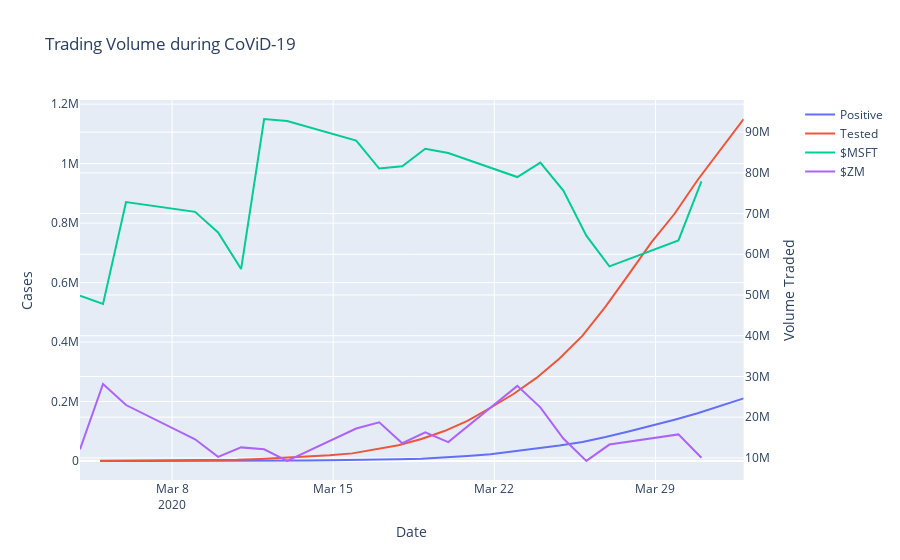

The code cell stored with this chart in its notebook:
### Code cell
fig = make_subplots(specs=[[{"secondary_y": True}]])

# Positive COVID-19 cases
fig.add_trace(go.Scatter(x=df_states_daily['dateChecked'], y=df_states_daily['positive'],
                    mode='lines',
                    name='Positive'),
             secondary_y=False)

# Total tested cases
fig.add_trace(go.Scatter(x=df_states_daily['dateChecked'], y=df_states_daily['totalTestResults'],
                    mode='lines',
                    name='Tested'),
             secondary_y=False,)

# MSFT Volumne
fig.add_trace(go.Scatter(x=df_msft.index, y=df_msft['Volume'],
                    mode='lines',
                    name='$MSFT'),
             secondary_y=True,)

# ZM Volumne
fig.add_trace(go.Scatter(x=df_zm.index, y=df_zm['Volume'],
                    mode='lines',
                    name='$ZM'),
             secondary_y=True,)



# Add figure title
fig.update_layout(
    title_text="Trading Volume during CoViD-19"
)

# Set x-axis title
fig.update_xaxes(title_text="Date")

# Set y-axes titles
fig.update_yaxes(title_text="Cases", secondary_y=False)
fig.update_yaxes(title_text="Volume Traded", secondary_y=True)



fig.show()

### Figure 1 — Plotly figure (JSON) as saved in the notebook; plotly's stock layout.template omitted (floating-point values rounded to 4 significant figures)
{"data": [{"mode": "lines", "name": "Positive", "type": "scatter", "x": ["2020-04-01T20:00:00", "2020-03-31T20:00:00", "2020-03-30T20:00:00", "2020-03-29T20:00:00", "2020-03-28T20:00:00", "2020-03-27T20:00:00", "2020-03-26T20:00:00", "2020-03-25T20:00:00", "2020-03-24T20:00:00", "2020-03-23T20:00:00", "2020-03-22T20:00:00", "2020-03-21T20:00:00", "2020-03-20T20:00:00", "2020-03-19T20:00:00", "2020-03-18T20:00:00", "2020-03-17T20:00:00", "2020-03-16T20:00:00", "2020-03-15T20:00:00", "2020-03-14T20:00:00", "2020-03-13T20:00:00", "2020-03-12T20:00:00", "2020-03-11T20:00:00", "2020-03-10T20:00:00", "2020-03-09T20:00:00", "2020-03-08T20:00:00", "2020-03-07T21:00:00", "2020-03-06T21:00:00", "2020-03-05T21:00:00", "2020-03-04T21:00:00"], "xaxis": "x", "y": [210770, 184770, 160530, 139061, 118234, 99413, 80735, 63928, 51954, 42152, 31879, 23197, 17033, 11719, 7730, 5722, 4019, 3173, 2450, 1922, 1315, 1053, 778, 584, 417, 341, 223, 176, 118], "yaxis": "y"}, {"mode": "lines", "name": "Tested", "type": "scatter", "x": ["2020-04-01T20:00:00", "2020-03-31T20:00:00", "2020-03-30T20:00:00", "2020-03-29T20:00:00", "2020-03-28T20:00:00", "2020-03-27T20:00:00", "2020-03-26T20:00:00", "2020-03-25T20:00:00", "2020-03-24T20:00:00", "2020-03-23T20:00:00", "2020-03-22T20:00:00", "2020-03-21T20:00:00", "2020-03-20T20:00:00", "2020-03-19T20:00:00", "2020-03-18T20:00:00", "2020-03-17T20:00:00", "2020-03-16T20:00:00", "2020-03-15T20:00:00", "2020-03-14T20:00:00", "2020-03-13T20:00:00", "2020-03-12T20:00:00", "2020-03-11T20:00:00", "2020-03-10T20:00:00", "2020-03-09T20:00:00", "2020-03-08T20:00:00", "2020-03-07T21:00:00", "2020-03-06T21:00:00", "2020-03-05T21:00:00", "2020-03-04T21:00:00"], "xaxis": "x", "y": [1149960, 1048971, 944854, 831351, 735704, 626633, 519338, 421532, 344712, 279473, 225342, 179106, 135180, 100838, 73955, 53326, 40123, 25724, 19552, 15535, 9356, 7123, 4585, 3951, 2752, 2150, 1794, 1129, 866], "yaxis": "y"}, {"mode": "lines", "name": "$MSFT", "type": "scatter", "x": ["2020-03-04T00:00:00", "2020-03-05T00:00:00", "2020-03-06T00:00:00", "2020-03-09T00:00:00", "2020-03-10T00:00:00", "2020-03-11T00:00:00", "2020-03-12T00:00:00", "2020-03-13T00:00:00", "2020-03-16T00:00:00", "2020-03-17T00:00:00", "2020-03-18T00:00:00", "2020-03-19T00:00:00", "2020-03-20T00:00:00", "2020-03-23T00:00:00", "2020-03-24T00:00:00", "2020-03-25T00:00:00", "2020-03-26T00:00:00", "2020-03-27T00:00:00", "2020-03-30T00:00:00", "2020-03-31T00:00:00"], "xaxis": "x", "y": [49814400, 47817300, 72821100, 70419300, 65354400, 56371600, 93226400, 92727400, 87905900, 81059800, 81593200, 85922700, 84866200, 78975200, 82516700, 75638200, 64568100, 57042300, 63420300, 77927200], "yaxis": "y2"}, {"mode": "lines", "name": "$ZM", "type": "scatter", "x": ["2020-03-04T00:00:00", "2020-03-05T00:00:00", "2020-03-06T00:00:00", "2020-03-09T00:00:00", "2020-03-10T00:00:00", "2020-03-11T00:00:00", "2020-03-12T00:00:00", "2020-03-13T00:00:00", "2020-03-16T00:00:00", "2020-03-17T00:00:00", "2020-03-18T00:00:00", "2020-03-19T00:00:00", "2020-03-20T00:00:00", "2020-03-23T00:00:00", "2020-03-24T00:00:00", "2020-03-25T00:00:00", "2020-03-26T00:00:00", "2020-03-27T00:00:00", "2020-03-30T00:00:00", "2020-03-31T00:00:00"], "xaxis": "x", "y": [12102600, 28149400, 22975700, 14571300, 10244000, 12576700, 12097900, 9233500, 17210700, 18721500, 13594300, 16248400, 13872600, 27681500, 22401300, 14743000, 9252700, 13271900, 15762200, 10023700], "yaxis": "y2"}], "layout": {"autosize": true, "title": {"text": "Trading Volume during CoViD-19"}, "xaxis": {"anchor": "y", "autorange": true, "domain": [0, 0.94], "range": ["2020-03-04", "2020-04-01 20:00"], "title": {"text": "Date"}, "type": "date"}, "yaxis": {"anchor": "x", "autorange": true, "domain": [0, 1], "range": [-63760.0, 1214000.0], "title": {"text": "Cases"}, "type": "linear"}, "yaxis2": {"anchor": "x", "autorange": true, "overlaying": "y", "range": [4567000.0, 97890000.0], "side": "right", "title": {"text": "Volume Traded"}, "type": "linear"}}}
